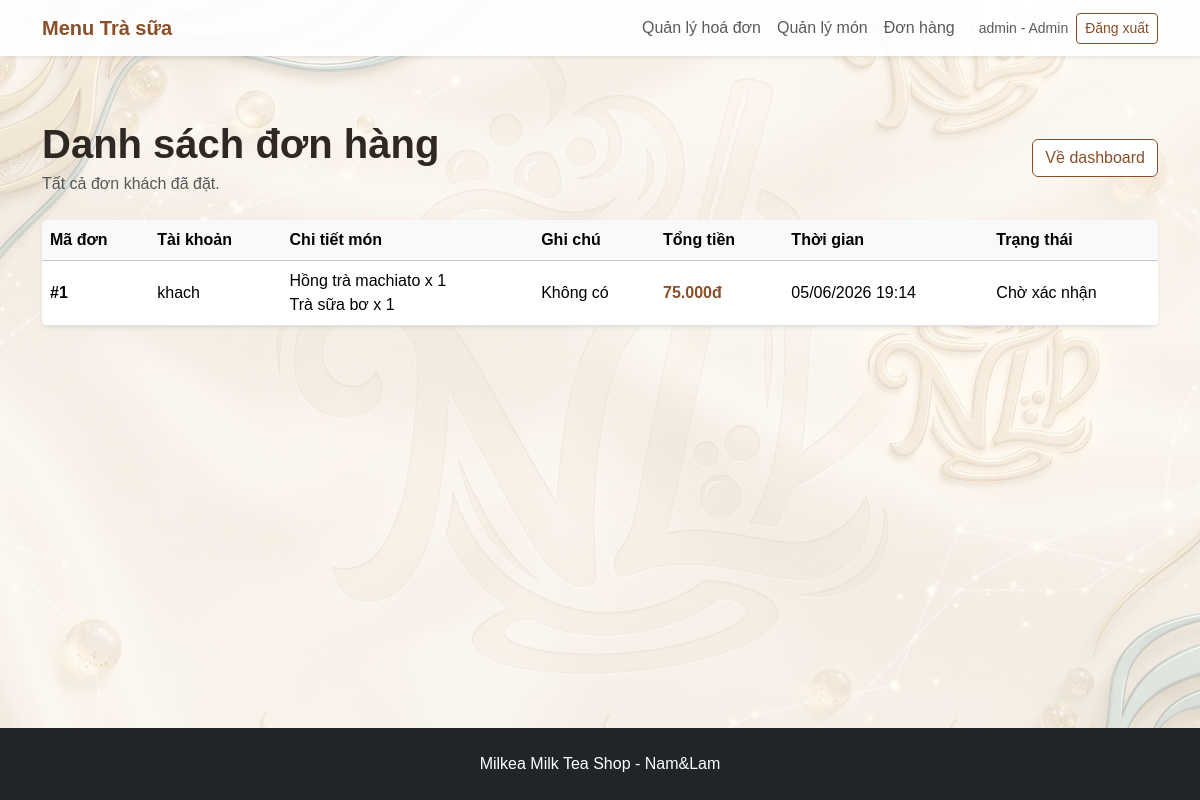
Page /admin/orders (signed in) on the committed database.
### milk_tea_shop/models.py (models this page shows)
class Order(db.Model):
    __tablename__ = "orders"
    id = db.Column(db.Integer, primary_key=True)
    user_id = db.Column(db.Integer, db.ForeignKey("users.id"), nullable=True)
    customer_name = db.Column(db.String(120), default="")
    phone = db.Column(db.String(30), default="")
    address = db.Column(db.String(255), default="")
    note = db.Column(db.Text, default="")
    total_price = db.Column(db.Integer, default=0)
    status = db.Column(db.String(50), default="Chờ xác nhận")
    created_at = db.Column(db.DateTime, default=datetime.utcnow)
    items = db.relationship("OrderItem", backref="order", lazy=True, cascade="all, delete-orphan")

class User(db.Model):
    __tablename__ = "users"
    id = db.Column(db.Integer, primary_key=True)
    username = db.Column(db.String(80), unique=True, nullable=False)
    password = db.Column(db.String(255), nullable=False)
    role = db.Column(db.String(20), default="user")  # admin hoặc user
    orders = db.relationship("Order", backref="user", lazy=True)

class OrderItem(db.Model):
    __tablename__ = "order_items"
    id = db.Column(db.Integer, primary_key=True)
    order_id = db.Column(db.Integer, db.ForeignKey("orders.id"), nullable=False)
    product_id = db.Column(db.Integer, db.ForeignKey("products.id"), nullable=False)
    quantity = db.Column(db.Integer, default=1)
    price = db.Column(db.Integer, nullable=False)

class Product(db.Model):
    __tablename__ = "products"
    id = db.Column(db.Integer, primary_key=True)
    name = db.Column(db.String(120), nullable=False)
    category = db.Column(db.String(80), nullable=False)
    size = db.Column(db.String(50), default="M/L")
    topping = db.Column(db.String(120), default="Không")
    price = db.Column(db.Integer, nullable=False)
    description = db.Column(db.Text, default="")
    image = db.Column(db.String(255), default="")
    order_items = db.relationship("OrderItem", backref="product", lazy=True)

### milk_tea_shop/routes.py (the view)
@main_bp.route("/admin/orders")
def order_list():
    if not check_admin():
        return redirect(url_for("main.login"))
    orders = Order.query.order_by(Order.created_at.desc()).all()
    return render_template("order_list.html", orders=orders)

### milk_tea_shop/routes.py (called while the page is built)
def money(number):
    return f"{number:,.0f}đ".replace(",", ".")

@main_bp.app_context_processor
def send_data_to_html():
    cart = session.get("cart", {})
    cart_count = 0
    for quantity in cart.values():
        try:
            cart_count += int(quantity)
        except:
            pass
    return {
        "money": money,
        "cart_count": cart_count
    }

def check_admin():
    if "user_id" not in session:
        flash("Vui lòng đăng nhập trước.", "warning")
        return False
    if session.get("role") != "admin":
        flash("Bạn không có quyền truy cập trang quản lý.", "danger")
        return False
    return True

### milk_tea_shop/templates/order_list.html (shortened to what this page needs)
{% extends "base.html" %}
{% block content %}
<section class="container py-5">
    <div class="d-flex justify-content-between align-items-center mb-4">
        <div>
            <h1 class="fw-bold mb-1">Danh sách đơn hàng</h1>
            <p class="text-muted mb-0">Tất cả đơn khách đã đặt.</p>
        </div>
        <a href="{{ url_for('main.dashboard') }}" class="btn btn-outline-brown">Về dashboard</a>
    </div>
    <div class="table-responsive shadow-sm rounded bg-white">
        <table class="table align-middle mb-0">
            <thead class="table-light">
                <tr>
                    <th>Mã đơn</th>
                    <th>Tài khoản</th>
                    <th>Chi tiết món</th>
                    <th>Ghi chú</th>
                    <th>Tổng tiền</th>
                    <th>Thời gian</th>
                    <th>Trạng thái</th>
                </tr>
            </thead>
            <tbody>
                {% for o in orders %}
                <tr>
                    <td class="fw-bold">#{{ o.id }}</td>
                    <td>{{ o.user.username if o.user else 'Khách' }}</td>
                    <td>
                        {% for item in o.items %}
                        <div>{{ item.product.name }} x {{ item.quantity }}</div>
                        {% endfor %}
                    </td>
                    <td>{{ o.note or 'Không có' }}</td>
                    <td class="fw-bold text-brown">{{ money(o.total_price) }}</td>
                    <td>{{ o.created_at.strftime('%d/%m/%Y %H:%M') }}</td>
                    <td>{{ o.status }}</td>
                </tr>
                {% else %}
                <tr>
                    <td colspan="7" class="text-center text-muted py-4">Chưa có đơn hàng.</td>
                </tr>
                {% endfor %}
            </tbody>
        </table>
    </div>
</section>
{% endblock %}

### milk_tea_shop/static/css/style.css (style rules this page uses)
html, body { margin: 0; min-height: 100%; }
body { min-height: 100vh; display: flex; flex-direction: column; font-family: Arial, Helvetica, sans-serif; color: #2f2723; background: #fffaf5; }
body.app-body { background: linear-gradient(rgba(255,250,245,0.7), rgba(255,250,245,0.7)), url("../images/background.png"); background-size: cover; background-position: center; background-attachment: fixed; }
.text-brown { color: #8a4f2a !important; }
.btn-outline-brown { border: 1px solid #8a4f2a; color: #8a4f2a; background: white; }

### rows in the picture
Order: id "1", user "khach", note "Không có", total_price "75.000đ", created_at "05/06/2026 19:14", status "Chờ xác nhận"
OrderItem: product.name "Hồng trà machiato", quantity "1"
OrderItem: product.name "Trà sữa bơ", quantity "1"

### other values in the picture
{{ session.get('username') }} "admin"
{{ 'Admin' if session.get('role') == 'admin' else 'Khách hàng' }} "Admin"
